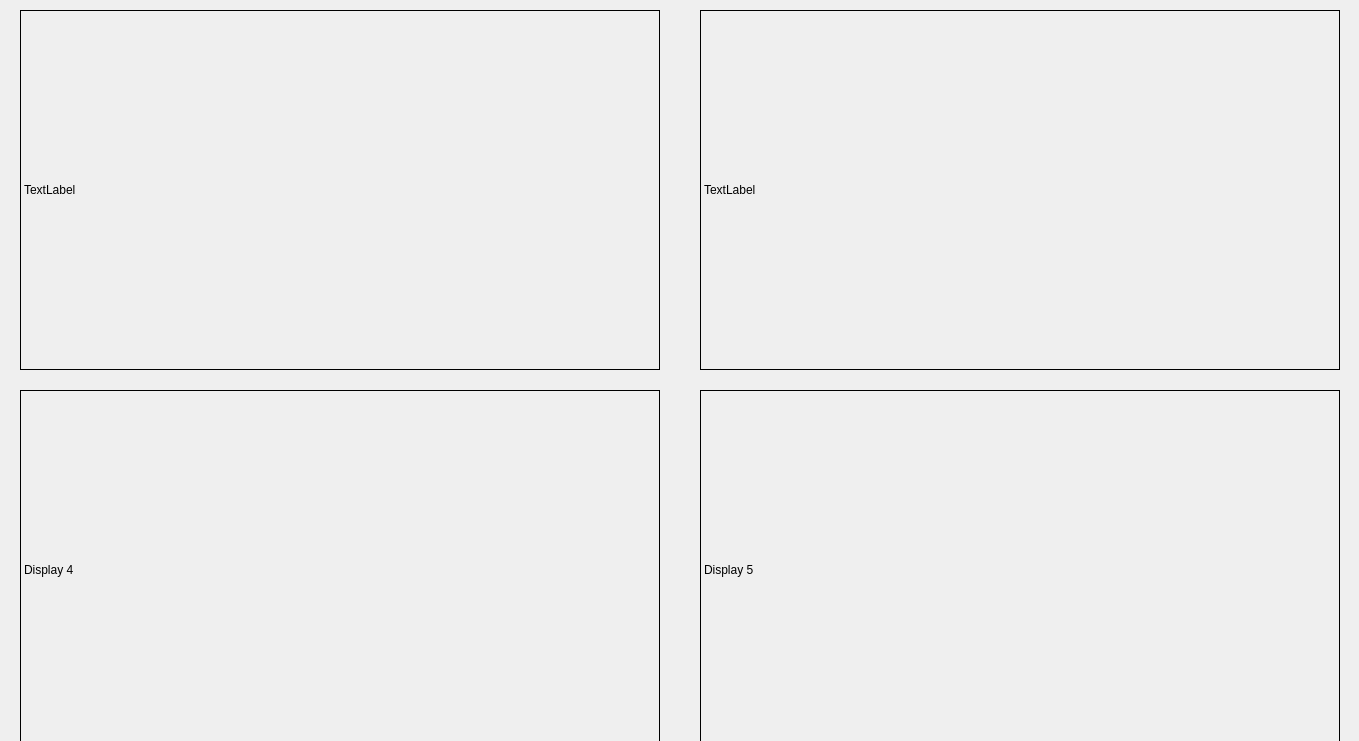
<?xml version="1.0" encoding="UTF-8"?>
<ui version="4.0">
 <class>MainWindowDesign</class>
 <widget class="QMainWindow" name="MainWindowDesign">
  <property name="geometry">
   <rect>
    <x>0</x>
    <y>0</y>
    <width>1359</width>
    <height>741</height>
   </rect>
  </property>
  <property name="windowTitle">
   <string>QRosApp</string>
  </property>
  <property name="windowIcon">
   <iconset resource="../resources/images.qrc">
    <normaloff>:/images/icon.png</normaloff>:/images/icon.png</iconset>
  </property>
  <property name="locale">
   <locale language="English" country="Australia"/>
  </property>
  <widget class="QWidget" name="centralwidget">
  <!--
   <widget class="QLCDNumber" name="s_2">
    <property name="geometry">
     <rect>
      <x>1090</x>
      <y>498</y>
      <width>80</width>
      <height>40</height>
     </rect>
    </property>
   </widget>
   -->
<!--
   <widget class="QSlider" name="horizontalSlider_8">
    <property name="geometry">
     <rect>
      <x>872</x>
      <y>504</y>
      <width>187</width>
      <height>28</height>
     </rect>
    </property>
    <property name="maximum">
     <number>255</number>
    </property>
    <property name="orientation">
     <enum>Qt::Horizontal</enum>
    </property>
   </widget>
   <widget class="QLCDNumber" name="m_2">
    <property name="geometry">
     <rect>
      <x>180</x>
      <y>460</y>
      <width>91</width>
      <height>49</height>
     </rect>
    </property>
    <property name="frameShadow">
     <enum>QFrame::Plain</enum>
    </property>
   </widget>
   <widget class="QLabel" name="min_v_2">
    <property name="geometry">
     <rect>
      <x>790</x>
      <y>672</y>
      <width>76</width>
      <height>28</height>
     </rect>
    </property>
    <property name="font">
     <font>
      <pointsize>15</pointsize>
      <weight>75</weight>
      <bold>true</bold>
     </font>
    </property>
    <property name="layoutDirection">
     <enum>Qt::LeftToRight</enum>
    </property>
    <property name="frameShape">
     <enum>QFrame::NoFrame</enum>
    </property>
    <property name="text">
     <string>HIGH_V</string>
    </property>
   </widget>
   <widget class="QLCDNumber" name="m_4">
    <property name="geometry">
     <rect>
      <x>180</x>
      <y>560</y>
      <width>91</width>
      <height>49</height>
     </rect>
    </property>
    <property name="frameShadow">
     <enum>QFrame::Plain</enum>
    </property>
   </widget>
   <widget class="QLCDNumber" name="m_6">
    <property name="geometry">
     <rect>
      <x>440</x>
      <y>410</y>
      <width>91</width>
      <height>49</height>
     </rect>
    </property>
    <property name="frameShadow">
     <enum>QFrame::Plain</enum>
    </property>
   </widget>
-->
<!--

   <widget class="QSlider" name="horizontalSlider_10">
    <property name="geometry">
     <rect>
      <x>872</x>
      <y>588</y>
      <width>187</width>
      <height>28</height>
     </rect>
    </property>
    <property name="maximum">
     <number>255</number>
    </property>
    <property name="orientation">
     <enum>Qt::Horizontal</enum>
    </property>
   </widget>
   <widget class="QLabel" name="max_h_2">
    <property name="geometry">
     <rect>
      <x>790</x>
      <y>462</y>
      <width>76</width>
      <height>28</height>
     </rect>
    </property>
    <property name="font">
     <font>
      <pointsize>15</pointsize>
      <weight>75</weight>
      <bold>true</bold>
     </font>
    </property>
    <property name="layoutDirection">
     <enum>Qt::LeftToRight</enum>
    </property>
    <property name="frameShape">
     <enum>QFrame::NoFrame</enum>
    </property>
    <property name="frameShadow">
     <enum>QFrame::Plain</enum>
    </property>
    <property name="text">
     <string>LOW_H</string>
    </property>
   </widget>
   <widget class="QLabel" name="label_4">
    <property name="geometry">
     <rect>
      <x>130</x>
      <y>510</y>
      <width>41</width>
      <height>41</height>
     </rect>
    </property>
    <property name="text">
     <string>z_diff</string>
    </property>
   </widget>
   <widget class="QLabel" name="label_7">
    <property name="geometry">
     <rect>
      <x>320</x>
      <y>460</y>
      <width>111</width>
      <height>41</height>
     </rect>
    </property>
    <property name="text">
     <string>high_depth</string>
    </property>
   </widget>
   <widget class="QLabel" name="max_s_2">
    <property name="geometry">
     <rect>
      <x>790</x>
      <y>504</y>
      <width>76</width>
      <height>28</height>
     </rect>
    </property>
    <property name="font">
     <font>
      <pointsize>15</pointsize>
      <weight>75</weight>
      <bold>true</bold>
     </font>
    </property>
    <property name="layoutDirection">
     <enum>Qt::LeftToRight</enum>
    </property>
    <property name="frameShape">
     <enum>QFrame::NoFrame</enum>
    </property>
    <property name="text">
     <string>LOW_S</string>
    </property>
   </widget>
   <widget class="QLabel" name="label_6">
    <property name="geometry">
     <rect>
      <x>100</x>
      <y>610</y>
      <width>71</width>
      <height>41</height>
     </rect>
    </property>
    <property name="text">
     <string>in_center</string>
    </property>
   </widget>
   <widget class="QLCDNumber" name="m_8">
    <property name="geometry">
     <rect>
      <x>440</x>
      <y>510</y>
      <width>91</width>
      <height>49</height>
     </rect>
    </property>
    <property name="frameShadow">
     <enum>QFrame::Plain</enum>
    </property>
   </widget>
   <widget class="QLabel" name="label_9">
    <property name="geometry">
     <rect>
      <x>320</x>
      <y>510</y>
      <width>111</width>
      <height>41</height>
     </rect>
    </property>
    <property name="text">
     <string>low_depth</string>
    </property>
   </widget>
-->

<!--이진화이미지-->
   <widget class="QLabel" name="test">
    <property name="geometry">
     <rect>
      <x>700</x>
      <y>10</y>
      <width>640</width>
      <height>360</height>
     </rect>
    </property>
    <property name="frameShape">
     <enum>QFrame::Box</enum>
    </property>
    <property name="text">
     <string>TextLabel</string>
    </property>
   </widget>

<!--
   <widget class="QLCDNumber" name="m_7">
    <property name="geometry">
     <rect>
      <x>440</x>
      <y>460</y>
      <width>91</width>
      <height>49</height>
     </rect>
    </property>
    <property name="frameShadow">
     <enum>QFrame::Plain</enum>
    </property>
   </widget>
   <widget class="QLabel" name="min_h_2">
    <property name="geometry">
     <rect>
      <x>790</x>
      <y>588</y>
      <width>76</width>
      <height>28</height>
     </rect>
    </property>
    <property name="font">
     <font>
      <pointsize>15</pointsize>
      <weight>75</weight>
      <bold>true</bold>
     </font>
    </property>
    <property name="layoutDirection">
     <enum>Qt::LeftToRight</enum>
    </property>
    <property name="frameShape">
     <enum>QFrame::NoFrame</enum>
    </property>
    <property name="text">
     <string>HIGH_H</string>
    </property>
   </widget>
-->
<!--원본이미지-->
   <widget class="QLabel" name="label">
    <property name="geometry">
     <rect>
      <x>20</x>
      <y>10</y>
      <width>640</width>
      <height>360</height>
     </rect>
    </property>
    <property name="frameShape">
     <enum>QFrame::Box</enum>
    </property>
    <property name="text">
     <string>TextLabel</string>
    </property>
   </widget>

<!--
   <widget class="QSlider" name="horizontalSlider_11">
    <property name="geometry">
     <rect>
      <x>872</x>
      <y>630</y>
      <width>187</width>
      <height>28</height>
     </rect>
    </property>
    <property name="maximum">
     <number>255</number>
    </property>
    <property name="orientation">
     <enum>Qt::Horizontal</enum>
    </property>
   </widget>
   <widget class="QLCDNumber" name="s_4">
    <property name="geometry">
     <rect>
      <x>1090</x>
      <y>583</y>
      <width>80</width>
      <height>40</height>
     </rect>
    </property>
   </widget>
   <widget class="QLCDNumber" name="s_1">
    <property name="geometry">
     <rect>
      <x>1090</x>
      <y>454</y>
      <width>80</width>
      <height>40</height>
     </rect>
    </property>
   </widget>
   <widget class="QLabel" name="min_s_2">
    <property name="geometry">
     <rect>
      <x>790</x>
      <y>630</y>
      <width>76</width>
      <height>28</height>
     </rect>
    </property>
    <property name="font">
     <font>
      <pointsize>15</pointsize>
      <weight>75</weight>
      <bold>true</bold>
     </font>
    </property>
    <property name="layoutDirection">
     <enum>Qt::LeftToRight</enum>
    </property>
    <property name="frameShape">
     <enum>QFrame::NoFrame</enum>
    </property>
    <property name="text">
     <string>HIGH_S</string>
    </property>
   </widget>
   <widget class="QSlider" name="horizontalSlider_7">
    <property name="geometry">
     <rect>
      <x>872</x>
      <y>462</y>
      <width>187</width>
      <height>28</height>
     </rect>
    </property>
    <property name="maximum">
     <number>255</number>
    </property>
    <property name="orientation">
     <enum>Qt::Horizontal</enum>
    </property>
   </widget>
   <widget class="QLCDNumber" name="m_1">
    <property name="geometry">
     <rect>
      <x>180</x>
      <y>410</y>
      <width>91</width>
      <height>49</height>
     </rect>
    </property>
    <property name="frameShadow">
     <enum>QFrame::Plain</enum>
    </property>
   </widget>
   <widget class="QLabel" name="label_5">
    <property name="geometry">
     <rect>
      <x>120</x>
      <y>560</y>
      <width>51</width>
      <height>41</height>
     </rect>
    </property>
    <property name="text">
     <string>in_cam</string>
    </property>
   </widget>
   <widget class="QLabel" name="label_8">
    <property name="geometry">
     <rect>
      <x>320</x>
      <y>410</y>
      <width>111</width>
      <height>41</height>
     </rect>
    </property>
    <property name="text">
     <string>center_depth</string>
    </property>
   </widget>
   <widget class="QLCDNumber" name="m_5">
    <property name="geometry">
     <rect>
      <x>180</x>
      <y>610</y>
      <width>91</width>
      <height>49</height>
     </rect>
    </property>
    <property name="frameShadow">
     <enum>QFrame::Plain</enum>
    </property>
   </widget>
   <widget class="QLCDNumber" name="s_3">
    <property name="geometry">
     <rect>
      <x>1090</x>
      <y>541</y>
      <width>80</width>
      <height>40</height>
     </rect>
    </property>
   </widget>
   <widget class="QSlider" name="horizontalSlider_9">
    <property name="geometry">
     <rect>
      <x>872</x>
      <y>546</y>
      <width>187</width>
      <height>28</height>
     </rect>
    </property>
    <property name="maximum">
     <number>255</number>
    </property>
    <property name="orientation">
     <enum>Qt::Horizontal</enum>
    </property>
   </widget>
   <widget class="QLCDNumber" name="s_5">
    <property name="geometry">
     <rect>
      <x>1090</x>
      <y>626</y>
      <width>80</width>
      <height>40</height>
     </rect>
    </property>
   </widget>
   <widget class="QLCDNumber" name="s_6">
    <property name="geometry">
     <rect>
      <x>1090</x>
      <y>670</y>
      <width>80</width>
      <height>40</height>
     </rect>
    </property>
   </widget>
   <widget class="QLabel" name="max_v_2">
    <property name="geometry">
     <rect>
      <x>790</x>
      <y>546</y>
      <width>76</width>
      <height>28</height>
     </rect>
    </property>
    <property name="font">
     <font>
      <pointsize>15</pointsize>
      <weight>75</weight>
      <bold>true</bold>
     </font>
    </property>
    <property name="layoutDirection">
     <enum>Qt::LeftToRight</enum>
    </property>
    <property name="frameShape">
     <enum>QFrame::NoFrame</enum>
    </property>
    <property name="text">
     <string>LOW_V</string>
    </property>
   </widget>
-->
<!--
   <widget class="QSlider" name="horizontalSlider_12">
    <property name="geometry">
     <rect>
      <x>872</x>
      <y>672</y>
      <width>187</width>
      <height>28</height>
     </rect>
    </property>
    <property name="maximum">
     <number>255</number>
    </property>
    <property name="orientation">
     <enum>Qt::Horizontal</enum>
    </property>
   </widget>
   <widget class="QLCDNumber" name="m_3">
    <property name="geometry">
     <rect>
      <x>180</x>
      <y>510</y>
      <width>91</width>
      <height>49</height>
     </rect>
    </property>
    <property name="frameShadow">
     <enum>QFrame::Plain</enum>
    </property>
   </widget>
   <widget class="QLabel" name="label_2">
    <property name="geometry">
     <rect>
      <x>130</x>
      <y>410</y>
      <width>41</width>
      <height>41</height>
     </rect>
    </property>
    <property name="text">
     <string>x_diff</string>
    </property>
   </widget>
   <widget class="QLabel" name="label_3">
    <property name="geometry">
     <rect>
      <x>130</x>
      <y>460</y>
      <width>41</width>
      <height>41</height>
     </rect>
    </property>
    <property name="text">
     <string>y_diff</string>
    </property>
   </widget>
-->

   <widget class="QLabel" name="display_3">
    <property name="geometry">
      <rect>
        <x>1360</x>        <!-- X 좌표 -->
        <y>10</y>       <!-- Y 좌표 -->
        <width>640</width>  <!-- 너비 -->
        <height>360</height> <!-- 높이 -->
      </rect>
    </property>
    <property name="frameShape">
      <enum>QFrame::Box</enum>  <!-- 테두리 박스 -->
    </property>
    <property name="text">
     <string>TextLabel</string>
    </property>
  </widget>
  <widget class="QLabel" name="display_4">
    <property name="geometry">
    <rect>
     <x>20</x>
     <y>390</y>
     <width>640</width>
     <height>360</height>
    </rect>
    </property>
    <property name="frameShape">
    <enum>QFrame::Box</enum>
    </property>
    <property name="text">
     <string>Display 4</string>
    </property>
  </widget>
  <widget class="QLabel" name="display_5">
    <property name="geometry">
    <rect>
     <x>700</x>
     <y>390</y>
     <width>640</width>
     <height>360</height>
    </rect>
    </property>
    <property name="frameShape">
    <enum>QFrame::Box</enum>
    </property>
    <property name="text">
     <string>Display 5</string>
    </property>
  </widget>
  <widget class="QLabel" name="display_6">
    <property name="geometry">
    <rect>
     <x>1360</x>
     <y>390</y>
     <width>640</width>
     <height>360</height>
    </rect>
    </property>
    <property name="frameShape">
    <enum>QFrame::Box</enum>
    </property>
    <property name="text">
     <string>Display 6</string>
    </property>
  </widget>
  </widget>
  <action name="action_Quit">
   <property name="text">
    <string>&amp;Quit</string>
   </property>
   <property name="shortcut">
    <string>Ctrl+Q</string>
   </property>
   <property name="shortcutContext">
    <enum>Qt::ApplicationShortcut</enum>
   </property>
  </action>
  <action name="action_Preferences">
   <property name="text">
    <string>&amp;Preferences</string>
   </property>
  </action>
  <action name="actionAbout">
   <property name="text">
    <string>&amp;About</string>
   </property>
  </action>
  <action name="actionAbout_Qt">
   <property name="text">
    <string>About &amp;Qt</string>
   </property>
  </action>
 </widget>
 <resources>
  <include location="../resources/images.qrc"/>
 </resources>
 <connections>
  <connection>
   <sender>action_Quit</sender>
   <signal>triggered()</signal>
   <receiver>MainWindowDesign</receiver>
   <slot>close()</slot>
   <hints>
    <hint type="sourcelabel">
     <x>-1</x>
     <y>-1</y>
    </hint>
    <hint type="destinationlabel">
     <x>399</x>
     <y>299</y>
    </hint>
   </hints>
  </connection>
 </connections>
</ui>
